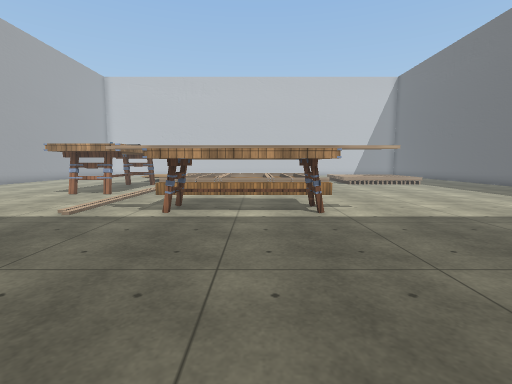
view 1 (above)

19 first-person views from a walk through a Unity game level. The camera is 1.2 m above the floor, tilts 6° down and sees 85° across. The floor is counted in squares, 0.9 m on a side. Each view is taken from the middle of a square. On the plan, view 1 faces up. The plan holds only what a view shows up to about 13 squares ahead; the rest is blank. The player is left out. Some surface patterns are stand-ins.

view 2
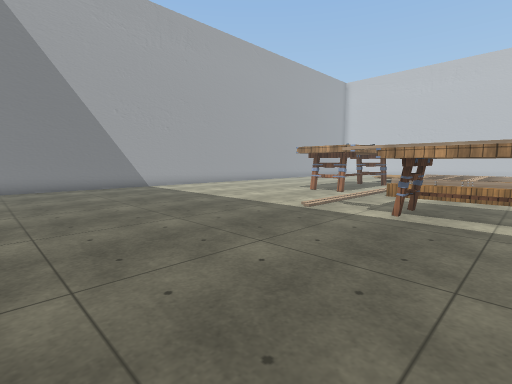

view 3
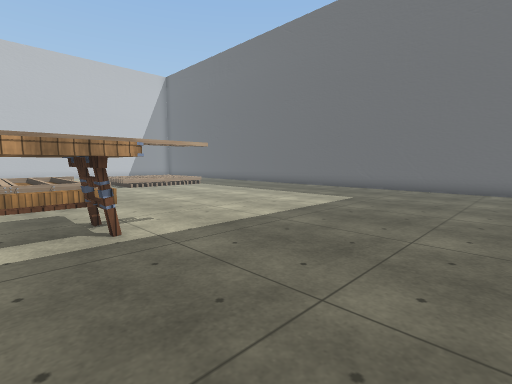

view 4
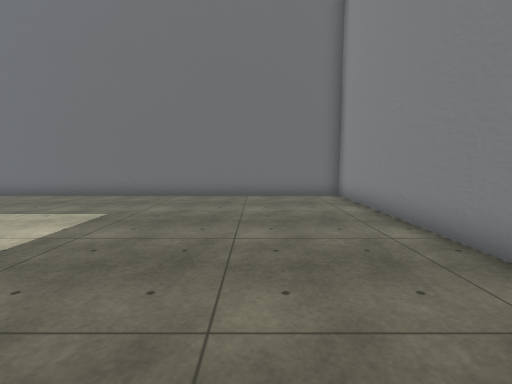

view 5
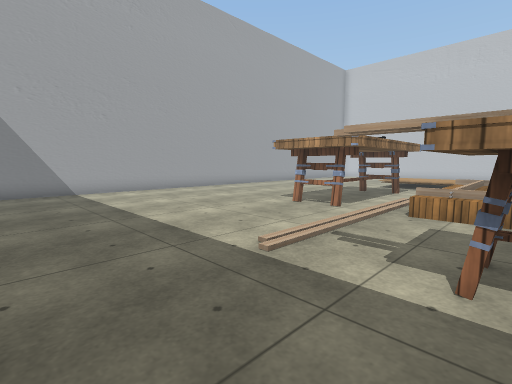

view 6
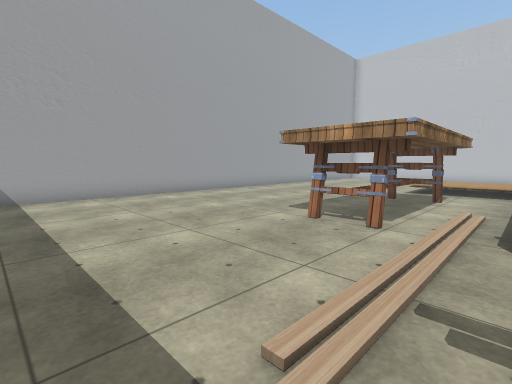

view 7
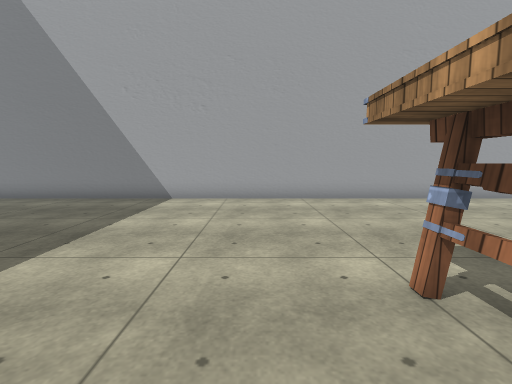

view 8
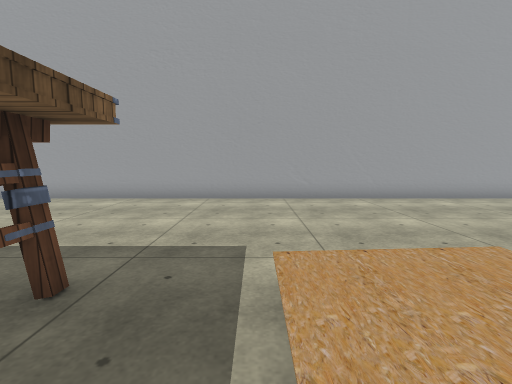

view 9
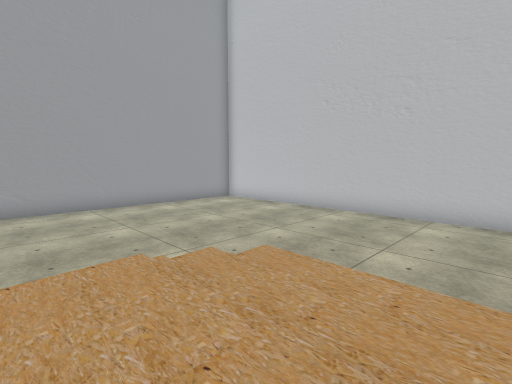

view 10
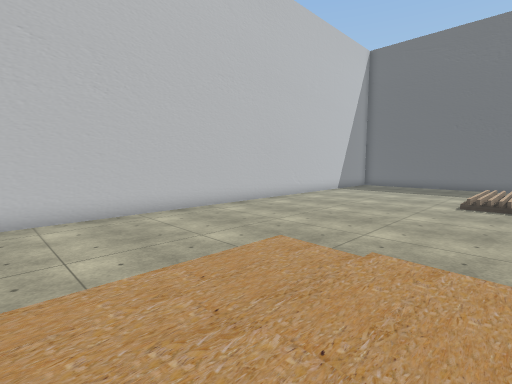

view 11
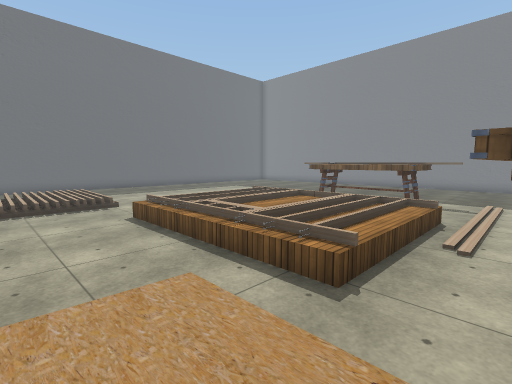

view 12
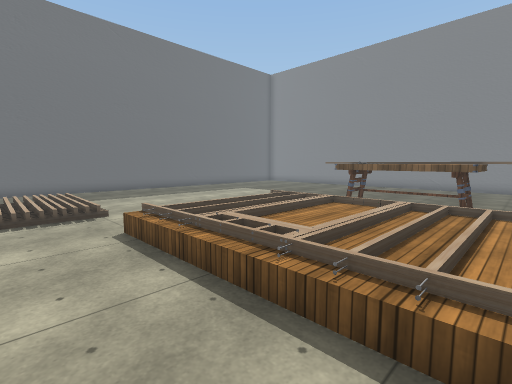

view 13
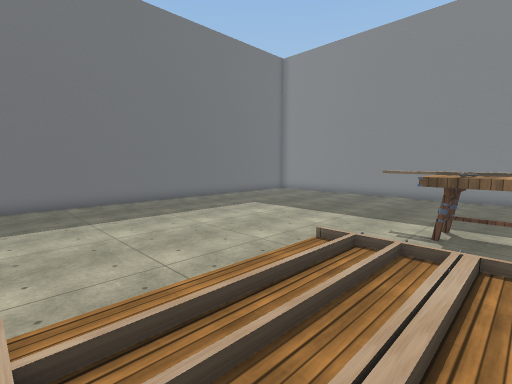

view 14
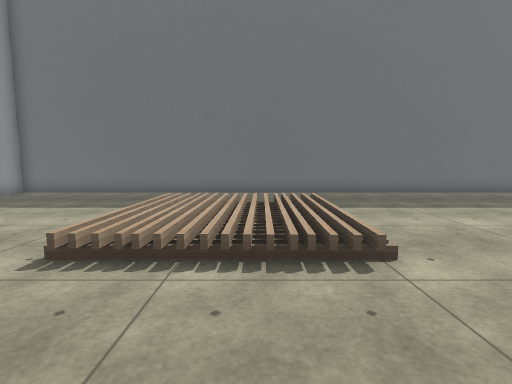

view 15
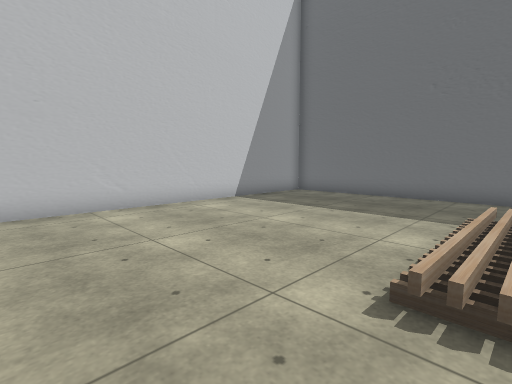

view 16
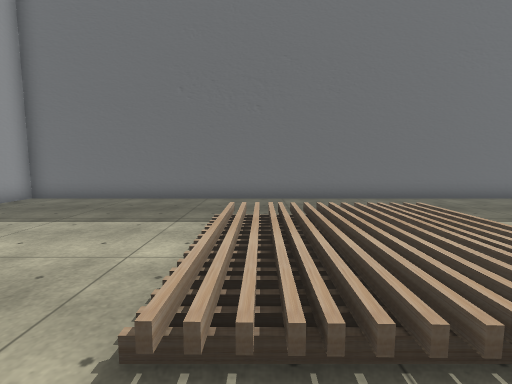

view 17
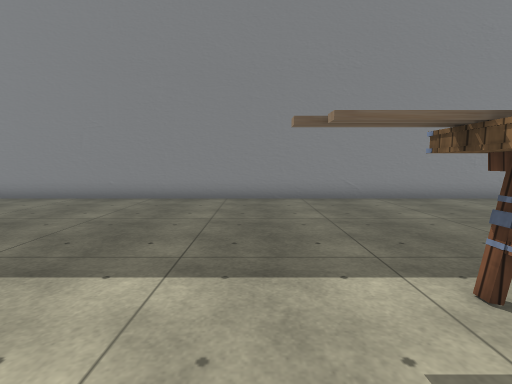

view 18
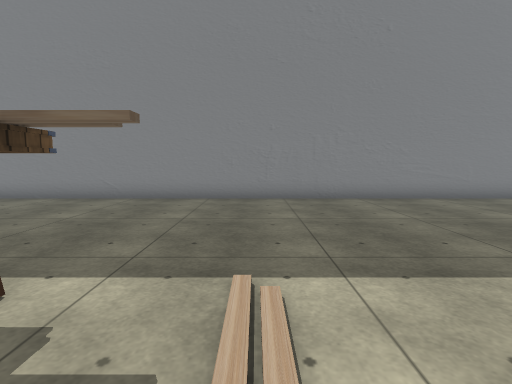

view 19
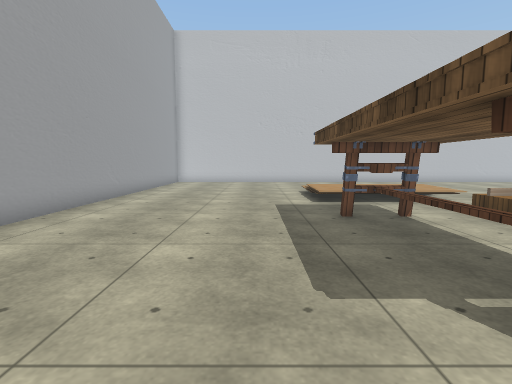

### Floor plan
Key: @ floor where view 1 was taken; # wall or solid block; . main floor; : floor 0.25 m higher than the main floor; + floor 0.5 m higher than the main floor; / step, stairs or slope; = window, fence, low wall or low ledge; T table; H thing the floor can be seen under or through; O other object.
Columns run from 16 left of view 1 to 15 right of it. Each row starts with its distance up from view 1.
 30    #############################
 29 #  ............................#
 28 #..............................#
 27 #..............................#
 26 #..............................#
 25 #..............................#
 24 #..............................#
 23 #......./:::::.................#
 22 #......./::::/......../////....#
 21 #......./++++/......../    ....#
 20 #......./::::/........O    ....#
 19 #.......//////......../     ...#
 18 #...................../     ...#
 17 #.......TTT.=//////=../////....#
 16 #.......TTT.////////...........#
 15 #.......TTT.///++///...........#
 14 #.......TTT.///++///...........#
 13 #.......TTT.///++///...........#
 12 #.......TTT.=//////=...........#
 11 #..............................#
 10 #..............................#
  9 #.............TTTTT............#
  8 #...........H.TTTTT............#
  7 #............HHHHHHH...........#
  6 #..............................#
  5 #..............................#
  4 #..............................#
  3 #..............................#
  2 #..............................#
  1 #..............................#
  0 #...............@..............#
 -1  ###############################

Positions as (right, up) in squares from view 1, and headings:
1: (0, 0), facing up
2: (0, 0), facing up-left
3: (0, 2), facing up-right
4: (3, 3), facing right
5: (-2, 4), facing up-left
6: (-4, 6), facing up-left
7: (-5, 10), facing left
8: (-5, 19), facing left
9: (-4, 20), facing up-left
10: (-7, 20), facing up-right
11: (-6, 21), facing down-right
12: (-4, 20), facing down-right
13: (0, 17), facing down-right
14: (2, 19), facing right
15: (3, 21), facing up-right
16: (4, 21), facing right
17: (4, 10), facing down
18: (-5, 10), facing down
19: (-10, 10), facing up
